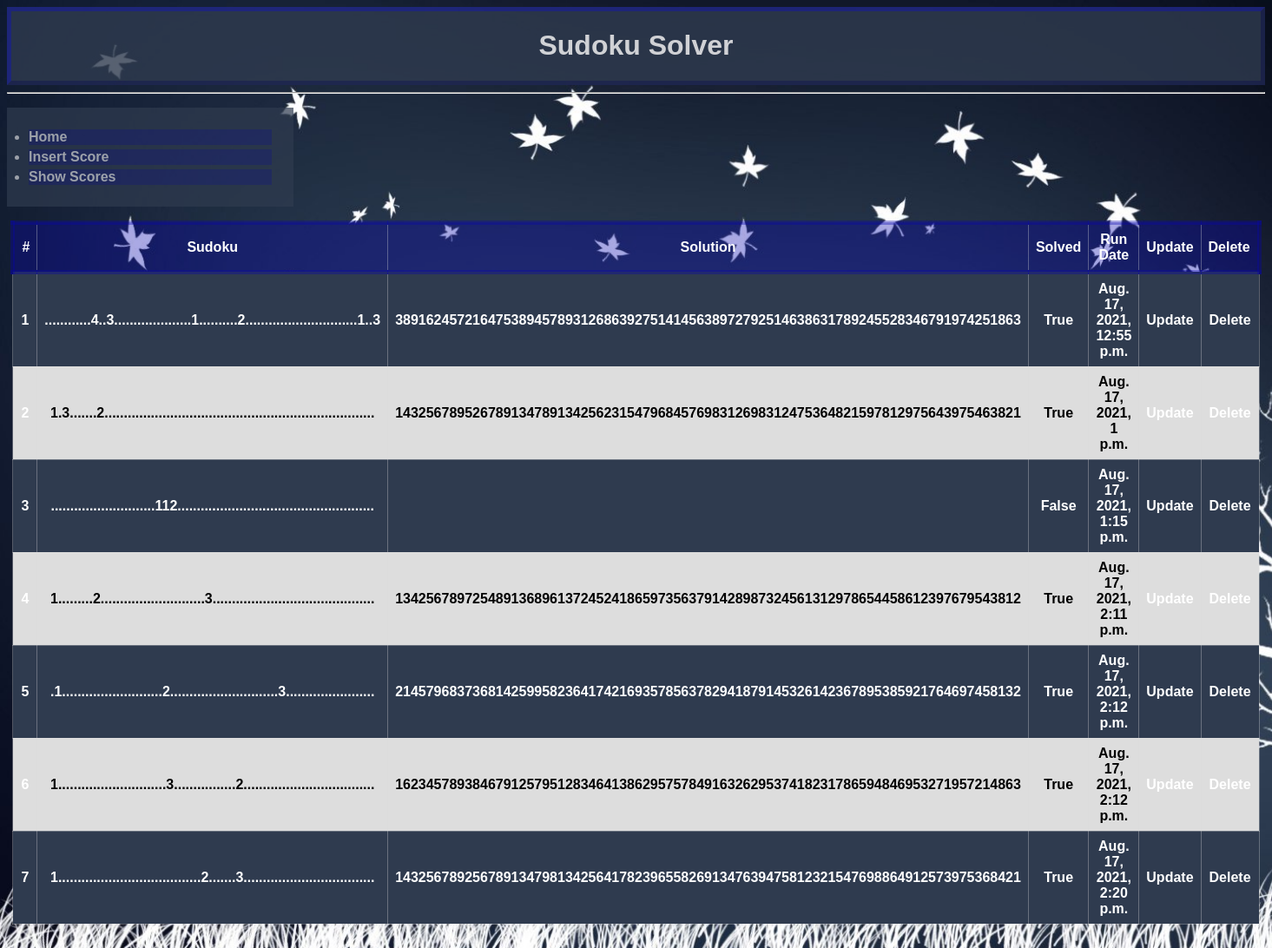
The app's page /scores/, older data.
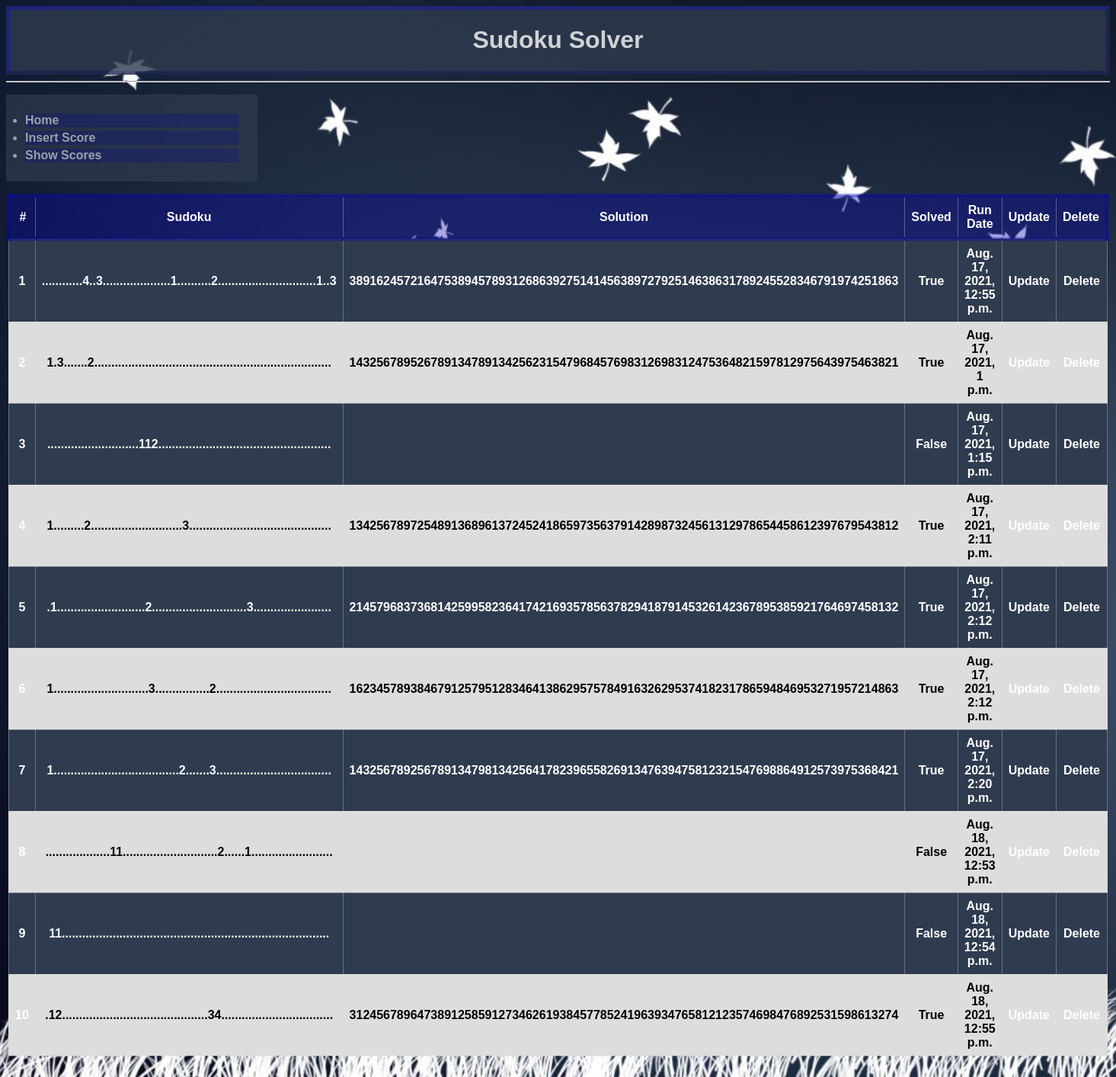
The same page, newer data.
### scores/models.py (models this page shows)
class Score(models.Model): # inherit from Django's Model class
    sudoku     = models.CharField(max_length=81) # initial sudoku as string
    solution   = models.CharField(max_length=81) # solved (or attempted) sudoku as string
    solved     = models.BooleanField(default=False,blank=True)
    run_date   = models.DateTimeField(null=True,default=datetime.datetime.now())
    def get_absolute_url(self):
        return reverse("scores:score-detail", kwargs={"i_id": self.id})
    def get_delete_url(self):
        return reverse("scores:score-delete", kwargs={"i_id": self.id})
    def get_update_url(self):
        return reverse("scores:score-update", kwargs={"i_id": self.id})

### scores/views.py (the view)
# urls.py: path('', ScoreListView.as_view(), name='scores'),
class ScoreListView(ListView):
    template_name = 'score/list.html'
    def get(self, request, *args, **kwargs):
        queryset = Score.objects.all() # list of objects
        return render(request, self.template_name, {'queryset':queryset})

### scores/templates/score/list.html (shortened to what this page needs)
{% extends 'base.html' %}
        {% block content %}
        <p>
            <table class="class-list">
                <tr style="border: 5px solid #0603b157; color: white; background-color: #0603b157; font-weight: bolder;">
                    <td>#</td>
                    <th>Sudoku</th>
                    <th>Solution</th>
                    <th>Solved</th>
                    <th>Run Date</th>
                    <th>Update</th>
                    <th>Delete</th>
                </tr>
            {% for o in queryset %}
               <tr>
                   <td><a href='{{ o.get_absolute_url }}'>{{ forloop.counter }}</a></td>
                   <td>{{ o.sudoku }}</a></td>
                   <td>{{ o.solution }}</td>
                   <td>{{ o.solved }}</td>
                   <td>{{ o.run_date }}</td>
                   <td><a href='{{ o.get_update_url }}'>Update</a></td>
                   <td><a href='{{ o.get_delete_url }}'>Delete</a></td>
               </tr>
            {% endfor %}
            </table>
            <br/>
        </p>
        {% endblock %}

Row changes from the older to the newer data that the page shows:
added Score: sudoku "...................11............................2......1........................", solved "False", run_date "Aug. 18, 2021, 12:53 p.m."
added Score: sudoku "11...............................................................................", solved "False", run_date "Aug. 18, 2021, 12:54 p.m."
added Score: sudoku ".12...........................................34.................................", solution "312456789647389125859127346261938457785241963934765812123574698476892531598613274", solved "True", run_date "Aug. 18, 2021, 12:55 p.m."
